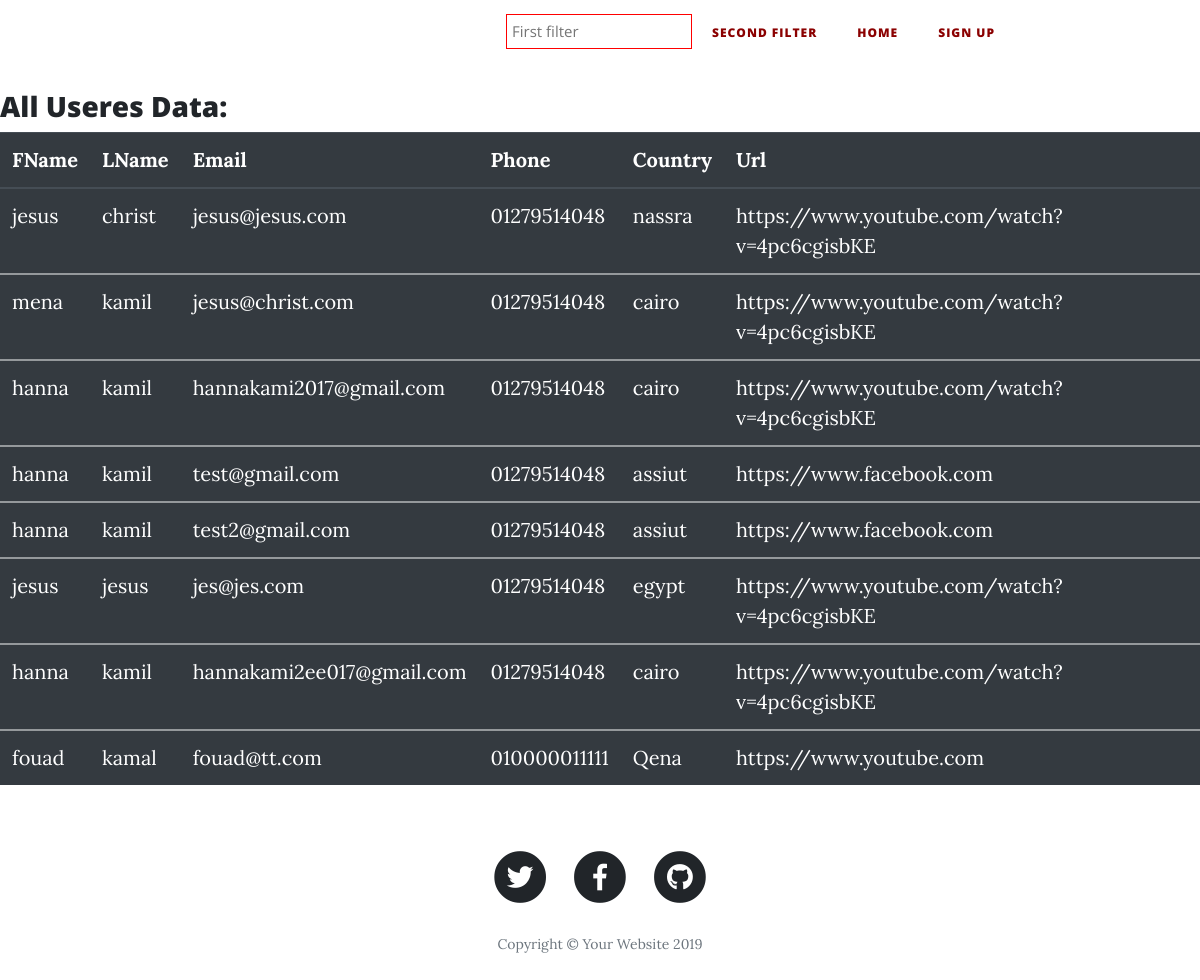
The page / on the database its author committed.
### tables this page shows
CREATE TABLE `register` (
  `id` int(11) NOT NULL,
  `first_name` varchar(255) NOT NULL,
  `last_name` varchar(255) NOT NULL,
  `password` varchar(255) NOT NULL,
  `mail` varchar(255) NOT NULL,
  `phone` varchar(255) NOT NULL,
  `url` varchar(255) NOT NULL,
  `country` varchar(255) NOT NULL
);

### index.php (the view)
<?php
    include "navbar.php";
?>
<br>
<br>
<br>
<?php
    include 'connection.php';
    $sql = $conn->prepare("SELECT * FROM register");
    $sql->execute();
    $rows = $sql->fetchAll();
    echo "<div><h3>All Useres Data:</h3></div>";
echo "<table class='table table-dark'>";
echo "<thead>";
echo "<tr>";
echo "<th scope='col'>FName</th>";
echo "<th scope='col'>LName</th>";
echo "<th scope='col'>Email</th>";
echo "<th scope='col'>Phone</th>";
echo "<th scope='col'>Country</th>";
echo "<th scope='col'>Url</th>";
echo "</tr>";
echo "</thead>";
    foreach ($rows as $row) {
    echo "<tbody>";
    echo "<tr>";
        echo "<td>" .  $row['first_name'] . "</td>";
        echo "<td>" .  $row['last_name'] . "</td>";
        echo "<td>" .  $row['mail'] . "</td>";
        echo "<td>" .  $row['phone'] . "</td>";
        echo "<td>" .  $row['country'] . "</td>";
        echo "<td>" .  $row['url'] . "</td>";
    echo "</tr>";
    echo "</tbody>";
}
echo "</table>";
?>
<?php
include "footer.php";
?>

### navbar.php (shortened to what this page needs)
<!DOCTYPE html>
<html lang="en">
<head>
    <link href="vendor/bootstrap/css/bootstrap.min.css" rel="stylesheet">
    <link href="vendor/fontawesome-free/css/all.min.css" rel="stylesheet" type="text/css">
    <link href="css/clean-blog.min.css" rel="stylesheet">
</head>
<body>
<nav class="navbar navbar-expand-lg navbar-light fixed-top" id="mainNav">
    <div class="container">
        <a class="navbar-brand" href="index.php">Blog</a>
        <div class="collapse navbar-collapse" id="navbarResponsive">
            <ul class="navbar-nav ml-auto">
                <?php
                echo "<li class='nav-item'>";
                echo "<form action='search.php' method ='post'>";
                echo "<input type='text'  required style='font-size: 15px; padding: 5px; border: 1px solid red;' placeholder='First filter' name='search'>";
                echo "</form>";
                echo "</li>";
                echo "<li class='nav-item'>";
                echo "<a class='nav-link' style='color: darkred'; href='filter2.php'>Second Filter</a>";
                echo "</li>";
                echo "<li class='nav-item'>";
                    echo "<a class='nav-link' style='color: darkred'; href='index.php'>Home</a>";
                echo "</li>";
                    echo "<li class='nav-item'>";
                    echo  "<a class='nav-link' style='color: darkred;margin-right: 140px;
' href='register.php'>Sign Up</a>";
                    echo "</li>";
                ?>
            </ul>
        </div>
    </div>
</nav>

### footer.php (shortened to what this page needs)
  <footer>
    <div class="container">
      <div class="row">
        <div class="col-lg-8 col-md-10 mx-auto">
          <ul class="list-inline text-center">
            <li class="list-inline-item">
              <a href="#">
                <span class="fa-stack fa-lg">
                  <i class="fas fa-circle fa-stack-2x"></i>
                  <i class="fab fa-twitter fa-stack-1x fa-inverse"></i>
                </span>
              </a>
            </li>
            <li class="list-inline-item">
              <a href="#">
                <span class="fa-stack fa-lg">
                  <i class="fas fa-circle fa-stack-2x"></i>
                  <i class="fab fa-facebook-f fa-stack-1x fa-inverse"></i>
                </span>
              </a>
            </li>
            <li class="list-inline-item">
              <a href="#">
                <span class="fa-stack fa-lg">
                  <i class="fas fa-circle fa-stack-2x"></i>
                  <i class="fab fa-github fa-stack-1x fa-inverse"></i>
                </span>
              </a>
            </li>
          </ul>
          <p class="copyright text-muted">Copyright &copy; Your Website 2019</p>
        </div>
      </div>
    </div>
  </footer>
</body>
</html>

### rows shown on the page
register: first_name "jesus", last_name "christ", mail "jesus@jesus.com", phone "01279514048", country "nassra", url "https://www.youtube.com/watch?v=4pc6cgisbKE"
register: first_name "mena", last_name "kamil", mail "jesus@christ.com", phone "01279514048", country "cairo", url "https://www.youtube.com/watch?v=4pc6cgisbKE"
register: first_name "hanna", last_name "kamil", mail "hannakami2017@gmail.com", phone "01279514048", country "cairo", url "https://www.youtube.com/watch?v=4pc6cgisbKE"
register: first_name "hanna", last_name "kamil", mail "test@gmail.com", phone "01279514048", country "assiut", url "https://www.facebook.com"
register: first_name "hanna", last_name "kamil", mail "test2@gmail.com", phone "01279514048", country "assiut", url "https://www.facebook.com"
register: first_name "jesus", last_name "jesus", mail "jes@jes.com", phone "01279514048", country "egypt", url "https://www.youtube.com/watch?v=4pc6cgisbKE"
register: first_name "hanna", last_name "kamil", mail "hannakami2ee017@gmail.com", phone "01279514048", country "cairo", url "https://www.youtube.com/watch?v=4pc6cgisbKE"
register: first_name "fouad", last_name "kamal", mail "fouad@tt.com", phone "010000011111", country "Qena", url "https://www.youtube.com"
